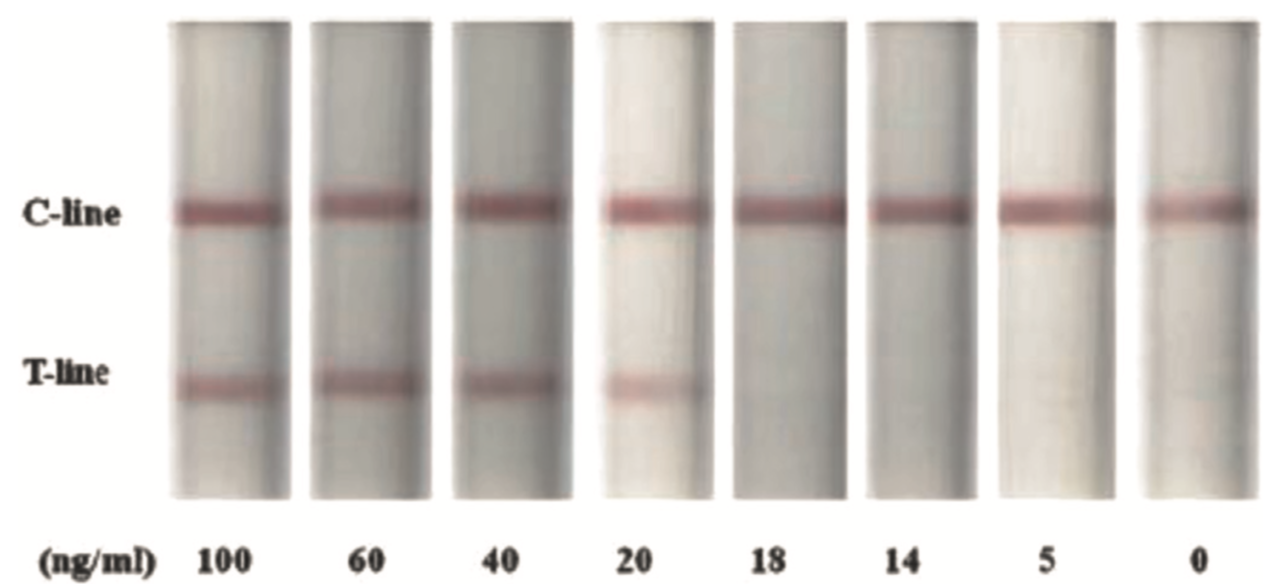
#> input picture src/images/LFT_example.png, 1276 x 584 px
$ python lft_v6.py   (Python 2 division)   (older library calls are emulated)
#> lines starting #> are read from the running program, lines starting #| are printed output that depends on the picture; after the words box and inside, x2 and y2 are one past the last pixel; in counts of white or black regions, pixels touching at a corner belong together; long printed decimals are rounded
import matplotlib.pyplot as plt
import matplotlib.image as mpimg
from matplotlib.figure import Figure
import matplotlib.colors as colors
from matplotlib.cm import ScalarMappable
#from mpl_toolkits.basemap import Basemap
import pandas as pd
import matplotlib as mpl

import numpy as np
from numpy import arange, sin, pi
from kivy.app import App


#from scipy import ndimage
import cv2
from matplotlib.widgets  import RectangleSelector
import matplotlib

from imutils import contours
import imutils


# Required information for each scanned image
Distance_control_test = 44
Distance_control_background = 105

ROI_test_box_width = 36
ROI_test_box_hight = 140


# Upload and resize the scanned image
I_raw = cv2.imread('images/LFT_example.png')
#> I_raw is the input picture: shape (584, 1276, 3); mean B, G, R 198.2, 202.7, 207.2
I_resize = cv2.resize(I_raw, (638, 292))

#blur to extract edge
I = cv2.blur(I_resize, (5, 10))

# HSV to extract edge
hsv = cv2.cvtColor(I, cv2.COLOR_BGR2HSV)
#> hsv: shape (292, 638, 3); mean H, S, V 18.5, 12.6, 207.3

# thresholds to detect test lines as edge extraction by Canny
lower_red = np.array([0,34,50])
upper_red = np.array([6,255,255])

mask = cv2.inRange(hsv, lower_red, upper_red)
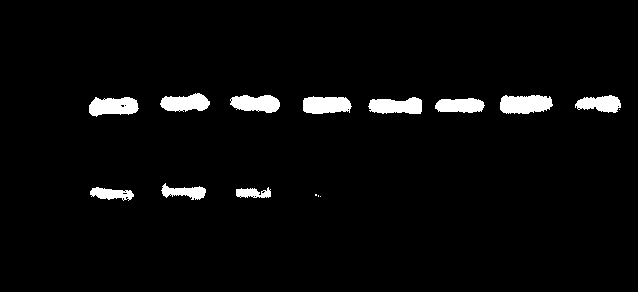
#> mask: shape (292, 638); 3.5% white; 15 white regions (4 under 20 px), largest, box (x1, y1, x2, y2) and area: (500, 95, 553, 114) 830, (89, 97, 139, 117) 746, (303, 96, 352, 114) 726
#res = cv2.bitwise_and(I,I, mask= mask)

# edges by the threshold
edges = cv2.Canny(mask,100,200)
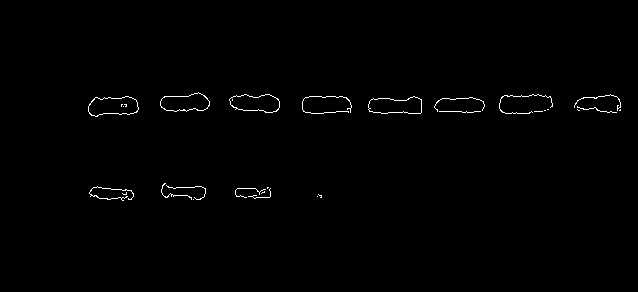
#> edges: shape (292, 638); 0.71% white in thin lines or dots, all inside (x1, y1, x2, y2) = (88, 92, 621, 201)
copy = edges.copy()

# Find contours for detected portion of the image
###im2, cnts, hierarchy = cv2.findContours(copy, cv2.RETR_LIST, cv2.CHAIN_APPROX_SIMPLE)
###cnts = sorted(cnts, key = cv2.contourArea, reverse = True)[:25] # get largest 25 contour areas
rects = []
cnts = cv2.findContours(copy, cv2.RETR_EXTERNAL,cv2.CHAIN_APPROX_SIMPLE)
#> cnts = 26 contours, 22 with area under 20; largest, box (x1, y1, x2, y2) and area: (88, 96, 139, 117) 752, (368, 96, 422, 114) 716, (229, 94, 280, 113) 682, (160, 92, 210, 112) 669

# sort number for each rectangle from left to right
cnts = cnts[0] if imutils.is_cv2() else cnts[1]
cnts = contours.sort_contours(cnts)[0]

for (i, c) in enumerate(cnts):
    peri = cv2.arcLength(c, True)
    approx = cv2.approxPolyDP(c, 0.04 * peri, True)
    x, y, w, h = cv2.boundingRect(approx)

    if w >= 42 and h >= 10:
        # if width and height are enough
        # create rectangle for bounding
        rect = (x, y, w, h)
        rects.append(rect)

        # compute the center of the rectangles
        centerCoord = (rect[0]+(rect[2]/2), rect[1]+(rect[3]/2))
        # write circles from the center of the rectangles
        #cv2.circle(I, (rect[0]+(rect[2]/2), rect[1]+(rect[3]/2)), 5, (255, 255, 255), 2)

        # write ellipses from the center of the rectangles
        #cv2.ellipse(I, ((rect[0]+(rect[2]/2), rect[1]+(rect[3]/2)), (5, 5), -1), (255, 0, 0), 3)

        # write ROI at test line, based on the center of the control line
        #ROI_test = cv2.ellipse(I, ((rect[0]+(rect[2]/2), rect[1]+(rect[3]/2) + Distance_control_test), (35, 9), 0), (255, 255, 0), 2)
        #ROI_test_box = cv2.rectangle(I,(int(rect[0]+(rect[2]/2) - 14),int(rect[1]+(rect[3]/2) + Distance_control_test - 2.5)),(int(rect[0]+(rect[2]/2) + 14),int(rect[1]+(rect[3]/2) + Distance_control_test + 2.5)),(255,255,0),1)
        ROI_test_crop = I[int(rect[1]+(rect[3]/2) + Distance_control_test - (ROI_test_box_hight/2)):int(rect[1]+(rect[3]/2) + Distance_control_test + (ROI_test_box_hight/2)), int(rect[0]+(rect[2]/2) - (ROI_test_box_width/2)):int(rect[0]+(rect[2]/2) + (ROI_test_box_width/2))]

        # write ROI at background, based on the center of the control line
        #ROI_background_box = cv2.rectangle(I,(int(rect[0]+(rect[2]/2) - 14),int(rect[1]+(rect[3]/2) + Distance_control_background - 2.5)),(int(rect[0]+(rect[2]/2) + 14),int(rect[1]+(rect[3]/2) + Distance_control_background + 2.5)),(0,0,0),1)
        #ROI_background_crop = I[int(rect[1]+(rect[3]/2) + Distance_control_background - (ROI_test_box_hight/2)):int(rect[1]+(rect[3]/2) + Distance_control_background + (ROI_test_box_hight/2)), int(rect[0]+(rect[2]/2) - (ROI_test_box_width/2)):int(rect[0]+(rect[2]/2) + (ROI_test_box_width/2))]


        # write rectangles for bounding of contours
        #cv2.rectangle(I, (x, y), (x+w, y+h), (255, 0, 0), 1)

        # add number for each rectangle
        #cv2.putText(I, "#{}".format(i + 1), (x, y - 15), cv2.FONT_HERSHEY_SIMPLEX, 0.6, (255, 0, 0), 1)

        b_ROI_test_crop = ROI_test_crop.copy()
        # set green and red channels to 0
        b_ROI_test_crop[:, :, 1] = 0
        b_ROI_test_crop[:, :, 2] = 0

        g_ROI_test_crop = ROI_test_crop.copy()
        # set blue and red channels to 0
        g_ROI_test_crop[:, :, 0] = 0
        g_ROI_test_crop[:, :, 2] = 0

        r_ROI_test_crop = ROI_test_crop.copy()
        # set blue and green channels to 0
        r_ROI_test_crop[:, :, 0] = 0
        r_ROI_test_crop[:, :, 1] = 0


        # [18 lines of commented-out code are left out]
        roi_test_avg_intensity = np.mean(g_ROI_test_crop)
        #roi_background_avg_intensity = np.mean(g_ROI_background_crop)
        #roi_corrected_0to1 = (roi_test_avg_intensity - roi_background_avg_intensity)/(0 - roi_background_avg_intensity)


        x1, y1 = int(rect[0]+(rect[2]/2) - (ROI_test_box_width/2)), int(rect[1]+(rect[3]/2) + Distance_control_test - (ROI_test_box_hight/2))
        x2, y2 = int(rect[0]+(rect[2]/2) + (ROI_test_box_width/2)), int(rect[1]+(rect[3]/2) + Distance_control_test + (ROI_test_box_hight/2))

        green = I[:,:,1]

        myAvg = []
        for y in range(int(round(y1)), int(round(y2))):
            myAvg.append(np.mean(green[y,int(round(x1)):int(round(x2))]))
        #fig2, ax2 = plt.subplots()

        plt.plot([1-x for x in myAvg])

        # [28 lines of commented-out code are left out]
        print roi_test_avg_intensity
        #print roi_background_avg_intensity

        # write ROI at test line and background, based on the center of the control line
        ROI_test_box = cv2.rectangle(I,(int(rect[0]+(rect[2]/2) - (ROI_test_box_width/2)),int(rect[1]+(rect[3]/2) + Distance_control_test - (ROI_test_box_hight/2))),(int(rect[0]+(rect[2]/2) + (ROI_test_box_width/2)),int(rect[1]+(rect[3]/2) + Distance_control_test + (ROI_test_box_hight/2))),(255,255,51),2)
#> this loop made 26 passes
#> (peri, approx, x, w, h, centerCoord, roi_test_avg_intensity) on passes 8, 16: (128.9, [[229, 99], [235, 109], [279, 107], [269, 94]], 229, 51, 16, (254, 102), 47.66), (137.4, [[421, 99], [373, 98], [368, 109], [420, 113]], 368, 54, 16, (395, 106), 54.66)
#> (peri, x, w, h, centerCoord, roi_test_avg_intensity, x1) on passes 1, 4, 13, 17, 19, 23: (130.9, 88, 51, 19, (113, 105), 54.22, 95), (124.1, 160, 50, 19, (185, 101), 49.19, 167), (253.6, 302, 50, 18, (327, 105), 64.28, 309), (145.2, 434, 51, 13, (459, 104), 54.33, 441), (237, 499, 54, 18, (526, 104), 66.17, 508), (144, 574, 47, 17, (597, 102), 61.08, 579)
#| 54.216
#| 49.191
#| 47.663
#| 64.283
#| 54.658
#| 54.330
#| 66.168
#| 61.077
#> pass 1, `ROI_test_crop = I[int(rect[1]+(rect[3]/2) + Distance_control_test - (R..`:
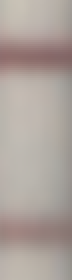
#> ROI_test_crop: shape (140, 36, 3) (shown 2 times larger); mean B, G, R 156.3, 162.6, 173.3
#> pass 1, `green = I[:,:,1]`:
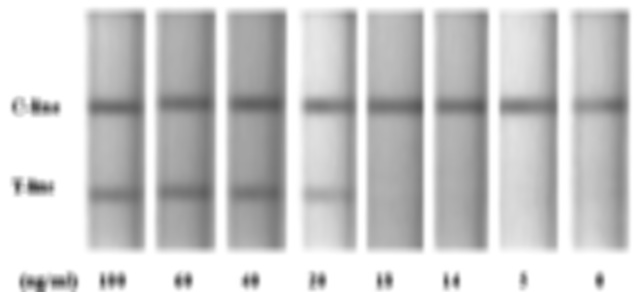
#> green: shape (292, 638); min 70, max 255, mean 202.9
#> after the loop:
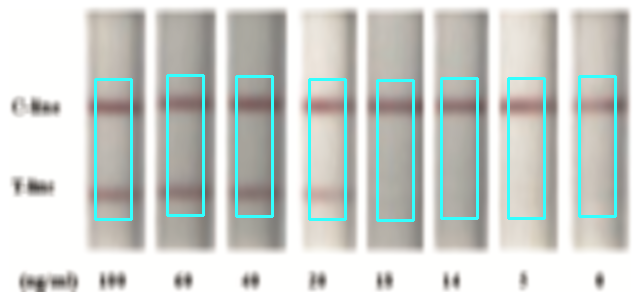
#> I: shape (292, 638, 3); mean B, G, R 202.7, 207, 201.9
#> after the loop:
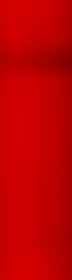
#> r_ROI_test_crop: shape (140, 36, 3) (shown 2 times larger); mean B, G, R 0, 0, 192.9
#> after the loop, rects = [(88, 96, 51, 19), (160, 92, 50, 19), (229, 94, 51, 16), (302, 96, 50, 18), (368, 98, 54, 16), (434, 98, 51, 13), (499, 95, 54, 18), (574, 94, 47, 17)]
        # [19 lines of commented-out code are left out]


fig = plt.figure()

plt.imshow(cv2.cvtColor(I, cv2.COLOR_BGR2RGB))

plt.show()
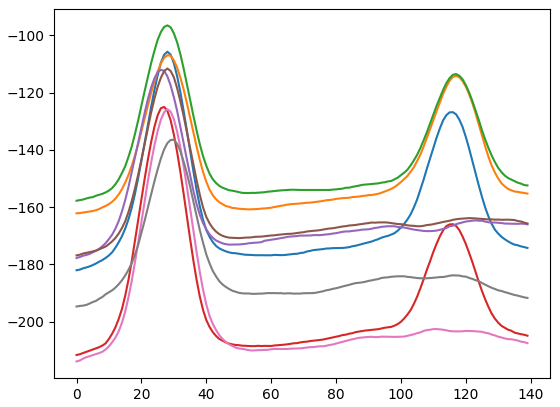
#> figure drawn by matplotlib, 1 panel; curve peaks at x = 28, y = -105.7; curve peaks at x = 28, y = -106.9; curve peaks at x = 28, y = -96.53


# [86 lines of commented-out code are left out]
